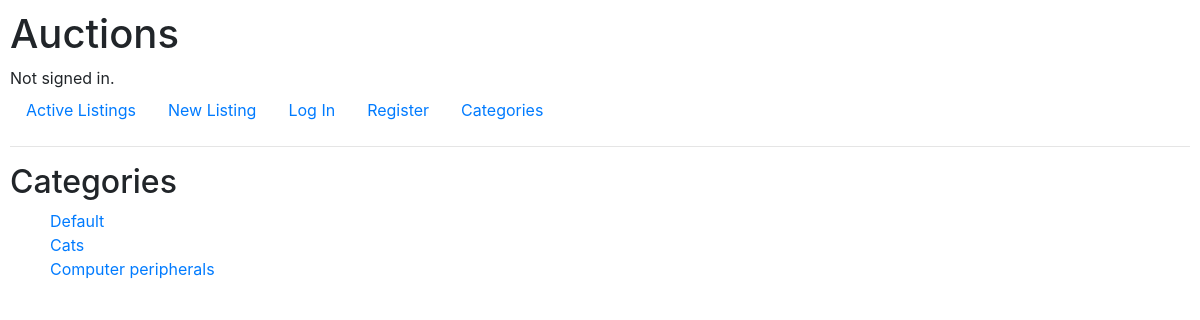
The page /categories on the database as committed earlier.
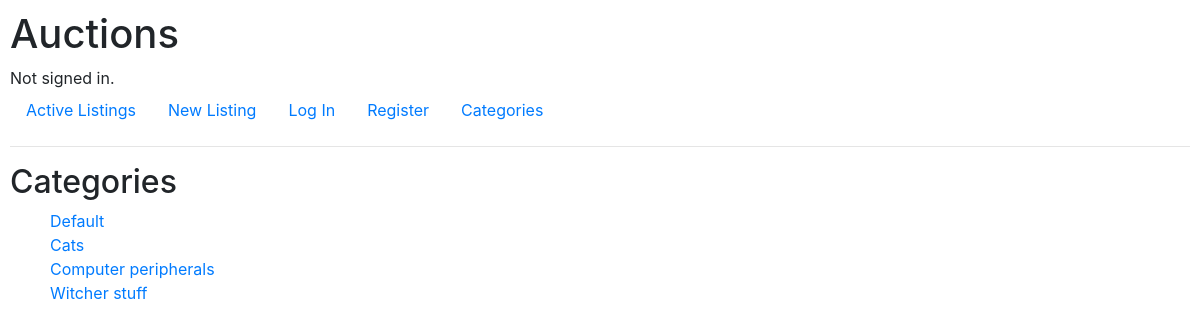
The same page on the database as committed later.
### auctions/models.py (models this page shows)
class Category(models.Model):
    category = models.CharField(max_length=64)
    def __str__(self):
        return f"{self.category}"

### auctions/views.py (the view)
# urls.py: path("categories", views.categories, name="categories"),
def categories(request):
    cats = Category.objects.all()
    return render(request, "auctions/categories.html",{
        'categories' : cats
    })

### auctions/templates/auctions/categories.html
{% extends "auctions/layout.html" %}
{% block body %}
    <h2>Categories</h2>
    <ul class="all-categories">
    {% for cat in categories %}
        <li class="cat">
            <a href="{% url 'open_category' cat %}">{{ cat.category }}</a>
        </li>
    {% endfor %}
    </ul>
{% endblock %}

Rows that differ between the two databases and show on the page:
added Category: category "Witcher stuff"
